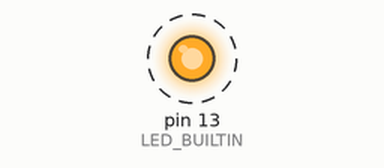
Simulated run of this sketch. Board: Arduino Uno, built with avr-gcc and run on an emulated ATmega328P. Parts: output pins drawn as LEDs (lit = HIGH). Dashed ring = blinking.

Above: at 0.7 s.
Timing chart, 0 to 4.6 s (numbered marks = the images above):
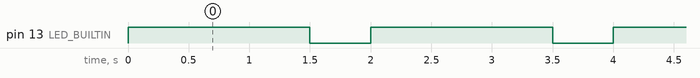

Measured:
- by itself, pin 13 (LED_BUILTIN): alternates HIGH for 1.5 s and LOW for 0.50 s

The sketch:

MyFirstBlink.ino
```cpp
void setup() {
  // put your setup code here, to run once:
  pinMode(LED_BUILTIN, OUTPUT);
}

void loop() {
  // put your main code here, to run repeatedly:
  digitalWrite(LED_BUILTIN, HIGH);
  delay(1500);
  digitalWrite(LED_BUILTIN, LOW);
  delay(500);
}
```
